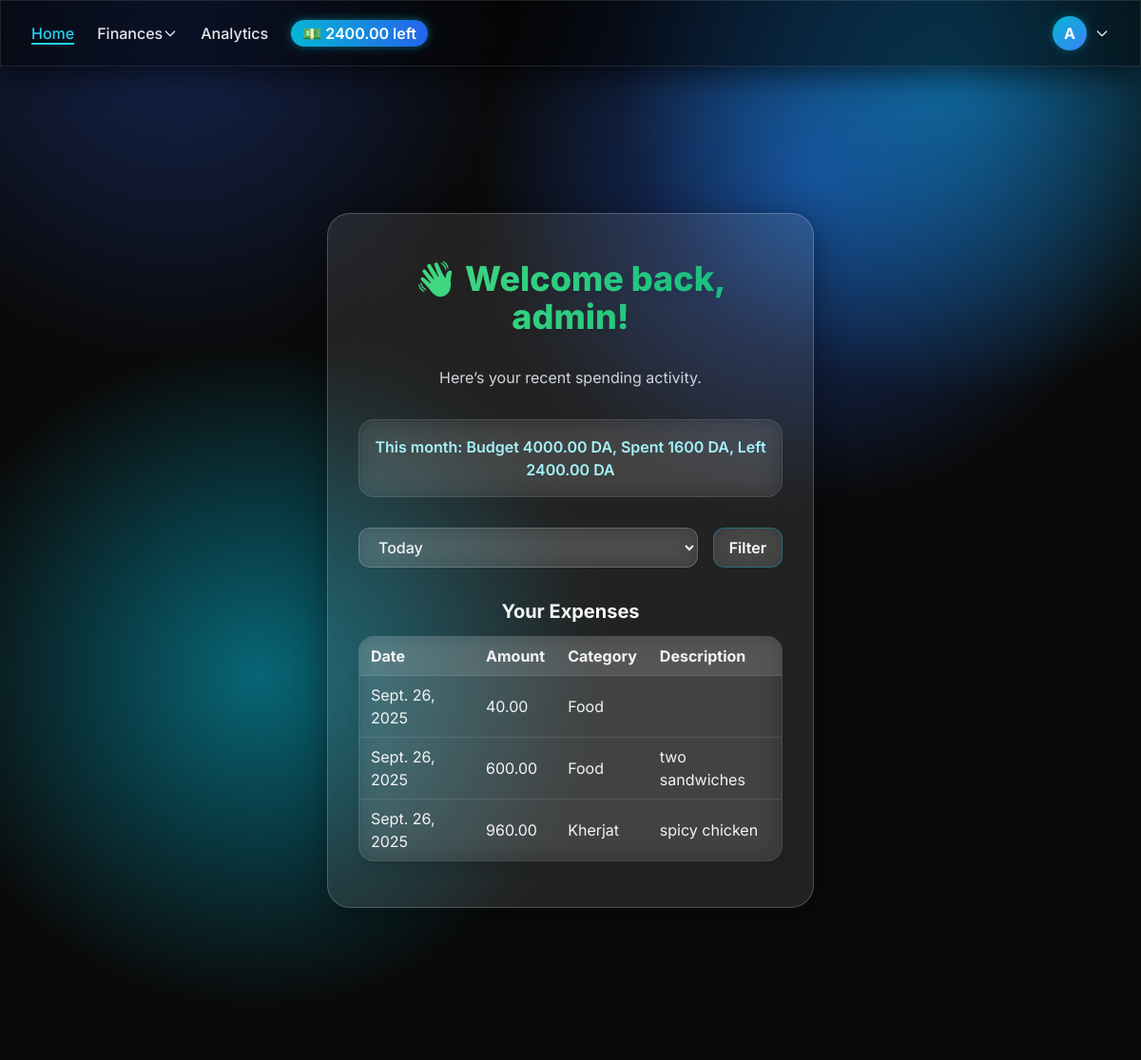
Screenshot of / (signed in) with the database file from the repository.
### expenses/models.py (models this page shows, shortened)
class Budget(models.Model):
    user = models.OneToOneField(User, on_delete=models.CASCADE)
    amount = models.DecimalField(max_digits=10, decimal_places=2, default=0)

class Expense(models.Model):
    user = models.ForeignKey(User, on_delete=models.CASCADE)
    amount = models.DecimalField(max_digits=10, decimal_places=2)
    category = models.ForeignKey(Category, on_delete=models.SET_NULL, null=True)
    date = models.DateField()
    description = models.CharField(max_length=255, blank=True)

class Category(models.Model):
    name = models.CharField(max_length=64)
    user = models.ForeignKey(User, on_delete=models.CASCADE, null=True, blank=True)
    def __str__(self):
        return self.name

### expenses/views.py (the view)
# urls.py: 2. Add a URL to urlpatterns:  path('', views.home, name='home')
def home(request):
    expenses = []
    budget_amount = spent_this_month = remaining_budget = None
    current_filter = request.GET.get('filter', 'day')
    if request.user.is_authenticated:
        today = timezone.localdate()
        queryset = Expense.objects.filter(user=request.user)
        if current_filter == 'day':
            expenses = queryset.filter(date=today)
        elif current_filter == 'week':
            start_week = today - timedelta(days=today.weekday())
            end_week = start_week + timedelta(days=6)
            expenses = queryset.filter(date__range=[start_week, end_week])
        elif current_filter == 'month':
            expenses = queryset.filter(date__year=today.year, date__month=today.month)
        else:
            expenses = queryset.none()
        try:
            budget = Budget.objects.get(user=request.user)
            budget_amount = budget.amount
        except Budget.DoesNotExist:
            budget_amount = None
        spent_this_month = queryset.filter(date__year=today.year, date__month=today.month).aggregate(
            total=Sum("amount"))["total"] or 0
        remaining_budget = budget_amount - spent_this_month if budget_amount is not None else None
    context = {
        'expenses': expenses,
        'current_filter': current_filter,
        'budget_amount': budget_amount,
        'spent_this_month': spent_this_month,
        'remaining_budget': remaining_budget,
    }
    return render(request, 'home.html', context)

### expenses/context_processors.py (called while the page is built)
def user_budget(request):
    if not request.user.is_authenticated:
        return {}
    try:
        budget = Budget.objects.get(user=request.user)
        budget_amount = budget.amount
        today = date.today()
        spent = Expense.objects.filter(
            user=request.user, date__year=today.year, date__month=today.month
        ).aggregate(Sum("amount"))["amount__sum"] or 0
        remaining = budget_amount - spent
    except Budget.DoesNotExist:
        budget_amount = None
        spent = None
        remaining = None
    return {
        "navbar_budget": budget_amount,
        "navbar_budget_spent": spent,
        "navbar_budget_remaining": remaining,
    }

### expenses/templates/home.html (shortened to what this page needs)
{% extends 'base.html' %}
{% block content %}
<div class="min-h-screen flex flex-col justify-between text-gray-100">
    <main class="flex flex-col flex-grow items-center justify-center px-6 py-16">
        <div class="w-full max-w-lg bg-white/10 backdrop-blur-xl border border-white/20 shadow-[0_8px_32px_0_rgba(0,0,0,0.37)] px-8 py-12 rounded-3xl text-center space-y-8 transition-all duration-500">
            {% if user.is_authenticated %}
                <h1 class="text-3xl md:text-4xl font-extrabold text-transparent bg-clip-text bg-gradient-to-r from-green-400 to-emerald-500 drop-shadow-md">
                </h1>
                <p class="text-gray-300">
                    Here’s your recent spending activity.
                </p>
                <div class="mb-6 p-4 bg-white/5 backdrop-blur-md rounded-2xl border border-white/10 shadow-inner text-cyan-200 text-base font-semibold">
                    <span>This month:</span>
                    <span>Budget{% if budget_amount is not None %} {{ budget_amount }} DA{% else %}—{% endif %},</span>
                    <span>Spent {{ spent_this_month }} DA,</span>
                    <span>Left {% if remaining_budget is not None %} {{ remaining_budget }} DA{% else %}—{% endif %}</span>
                </div>
            {% endif %}
            {% if user.is_authenticated %}
                <form method="get" class="mt-8 flex justify-center gap-4">
                  <select name="filter" class="rounded-xl py-2 px-4 bg-white/10 backdrop-blur-md border border-white/20 text-gray-100 font-medium focus:outline-none focus:ring-2 focus:ring-cyan-500">
                    <option value="day" {% if current_filter == "day" %}selected{% endif %}>Today</option>
                  </select>
                  <button type="submit" class="px-4 py-2 rounded-xl bg-white/10 backdrop-blur-lg border border-cyan-500/40 text-white font-semibold hover:border-cyan-400 hover:shadow-[0_0_12px_rgba(6,182,212,0.6)] transition transform hover:scale-105">
                    Filter
                  </button>
                </form>
                <div class="mt-8">
                    <h2 class="text-xl font-bold mb-3">Your Expenses</h2>
                    {% if expenses %}
                        <div class="overflow-hidden rounded-2xl border border-white/10 bg-white/5 backdrop-blur-md shadow-lg">
                            <table class="w-full text-left border-collapse">
                                <thead class="bg-white/10">
                                  <tr>
                                     <th class="px-3 py-2">Date</th>
                                     <th class="px-3 py-2">Amount</th>
                                     <th class="px-3 py-2">Category</th>
                                     <th class="px-3 py-2">Description</th>
                                  </tr>
                                </thead>
                                <tbody>
                                {% for expense in expenses %}
                                  <tr class="border-t border-white/10 hover:bg-white/10 transition">
                                      <td class="px-3 py-2">{{ expense.date }}</td>
                                      <td class="px-3 py-2">{{ expense.amount }}</td>
                                      <td class="px-3 py-2">{{ expense.category }}</td>
                                      <td class="px-3 py-2">{{ expense.description }}</td>
                                  </tr>
                                {% endfor %}
                                </tbody>
                            </table>
                        </div>
                    {% else %}
                        <p class="text-gray-400 italic">No expenses for this period.</p>
                    {% endif %}
                </div>
            {% endif %}
        </div>
    </main>
</div>
{% endblock %}

### expenses/templates/expenses/navbar.html (shortened to what this page needs)
<nav class="glass fixed top-0 left-0 w-full z-50
            bg-black/50 backdrop-blur-2xl border-b border-white/10
            shadow-[0_8px_32px_0_rgba(0,0,0,0.6)] transition-all">
  <div class="max-w-7xl mx-auto px-4 sm:px-6 lg:px-8">
    <div class="flex justify-between items-center py-4">
      <ul class="hidden md:flex space-x-6 text-gray-200 font-medium items-center">
        <li>
          <a href="{% url 'home' %}"
             class="transition duration-200 ease-in-out {% if request.resolver_match.url_name == 'home' %}text-cyan-400 border-b-2 border-cyan-400{% else %}hover:text-cyan-400{% endif %}">
             Home
          </a>
        </li>
        <li class="relative group">
          <button class="flex items-center space-x-1 transition duration-200 ease-in-out hover:text-cyan-400 {% if request.resolver_match.url_name in 'expense_list category_list manage_budget' %}text-cyan-400{% endif %}">
             Finances
            <svg class="w-4 h-4 transform group-hover:rotate-180 transition" fill="none" stroke="currentColor" stroke-width="2"
                 viewBox="0 0 24 24">
              <path stroke-linecap="round" stroke-linejoin="round" d="M19 9l-7 7-7-7"/>
            </svg>
          </button>
        </li>
        <li>
          <a href="{% url 'analytics' %}"
             class="transition duration-200 ease-in-out {% if request.resolver_match.url_name == 'analytics' %}text-cyan-400 border-b-2 border-cyan-400{% else %}hover:text-cyan-400{% endif %}">
              Analytics
          </a>
        </li>
        {% if user.is_authenticated and navbar_budget %}
          <li>
            <span id="budget-pill"
                  class="bg-gradient-to-r from-cyan-500 to-blue-600 text-white px-3 py-1 rounded-full font-semibold shadow-[0_0_10px_rgba(6,182,212,0.5)] cursor-pointer transition-all duration-300 ease-in-out"
                  title="Click to toggle">
              💵 {{ navbar_budget_remaining }} left
            </span>
          </li>
        {% endif %}
      </ul>
      <ul class="hidden md:flex items-center space-x-6 text-gray-200 font-medium">
        {% if user.is_authenticated %}
          <li class="relative group">
            <button class="flex items-center space-x-2 focus:outline-none">
              <div class="w-9 h-9 bg-gradient-to-br from-cyan-500 to-blue-500 rounded-full flex items-center justify-center text-white font-bold shadow-[0_0_8px_rgba(6,182,212,0.4)]">
                {{ user.username|first|upper }}
              </div>
              <svg class="w-4 h-4 transform group-hover:rotate-180 transition" fill="none" stroke="currentColor" stroke-width="2"
                   viewBox="0 0 24 24">
                <path stroke-linecap="round" stroke-linejoin="round" d="M19 9l-7 7-7-7"/>
              </svg>
            </button>
          </li>
        {% else %}
          <li><a href="{% url 'login' %}" class="hover:text-cyan-400 transition"> Login</a></li>
          <li><a href="{% url 'register' %}" class="hover:text-cyan-400 transition"> Register</a></li>
        {% endif %}
      </ul>
    </div>
  </div>
</nav>

### expenses/templates/base.html (style rules this page uses)
body { font-family: 'Inter', sans-serif; margin: 0; padding: 0; background: #0a0a0a; color: #e5e7eb; }
.glass { background: rgba(17, 25, 40, 0.7); backdrop-filter: blur(16px); -webkit-backdrop-filter: blur(16px); border: 1px solid rgba(255, 255, 255, 0.1); }
input, select, textarea { background: rgba(31, 41, 55, 0.7); color: #f9fafb; border-radius: 0.5rem; padding: 0.6rem 0.75rem; width: 100%; border: 1px solid rgba(255, 255, 255, 0.15); transition: all 0.2s ease; }

### rows the page displays
Budget: amount "4000.00"
Expense: date "Sept. 26, 2025", amount "40.00", category "Food"
Expense: date "Sept. 26, 2025", amount "600.00", category "Food", description "two sandwiches"
Expense: date "Sept. 26, 2025", amount "960.00", category "Kherjat", description "spicy chicken"

### other values shown
{{ navbar_budget_remaining }} "2400.00"
{{ user.username|first|upper }} "A"
{{ spent_this_month }} "1600"
{{ remaining_budget }} "2400.00"
